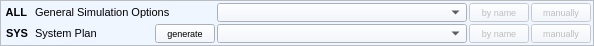
           <widget class="QFrame" name="frame_general">
            <property name="sizePolicy">
             <sizepolicy hsizetype="Minimum" vsizetype="Preferred">
              <horstretch>0</horstretch>
              <verstretch>0</verstretch>
             </sizepolicy>
            </property>
            <property name="minimumSize">
             <size>
              <width>0</width>
              <height>46</height>
             </size>
            </property>
            <property name="maximumSize">
             <size>
              <width>16777215</width>
              <height>46</height>
             </size>
            </property>
            <property name="font">
             <font>
              <weight>50</weight>
              <bold>false</bold>
             </font>
            </property>
            <property name="toolTip">
             <string>General files</string>
            </property>
            <property name="styleSheet">
             <string notr="true">background-color: rgb(240, 246, 255);</string>
            </property>
            <property name="frameShape">
             <enum>QFrame::StyledPanel</enum>
            </property>
            <property name="frameShadow">
             <enum>QFrame::Raised</enum>
            </property>
            <layout class="QGridLayout" name="gridLayout_6">
             <property name="leftMargin">
              <number>2</number>
             </property>
             <property name="topMargin">
              <number>2</number>
             </property>
             <property name="rightMargin">
              <number>2</number>
             </property>
             <property name="bottomMargin">
              <number>2</number>
             </property>
             <property name="spacing">
              <number>2</number>
             </property>
             <item row="0" column="4">
              <widget class="QPushButton" name="pb_all_byname">
               <property name="enabled">
                <bool>false</bool>
               </property>
               <property name="minimumSize">
                <size>
                 <width>60</width>
                 <height>19</height>
                </size>
               </property>
               <property name="maximumSize">
                <size>
                 <width>60</width>
                 <height>19</height>
                </size>
               </property>
               <property name="baseSize">
                <size>
                 <width>70</width>
                 <height>0</height>
                </size>
               </property>
               <property name="font">
                <font>
                 <pointsize>7</pointsize>
                 <weight>50</weight>
                 <bold>false</bold>
                </font>
               </property>
               <property name="styleSheet">
                <string notr="true">QPushButton:checked { background-color: rgb(0, 50, 200) }
QPushButton:checked { color: rgb(220, 220, 220) }</string>
               </property>
               <property name="text">
                <string>by name</string>
               </property>
               <property name="checkable">
                <bool>true</bool>
               </property>
              </widget>
             </item>
             <item row="1" column="0">
              <widget class="QLabel" name="lb_sys_short">
               <property name="minimumSize">
                <size>
                 <width>30</width>
                 <height>15</height>
                </size>
               </property>
               <property name="maximumSize">
                <size>
                 <width>16777215</width>
                 <height>16777215</height>
                </size>
               </property>
               <property name="font">
                <font>
                 <pointsize>8</pointsize>
                 <weight>75</weight>
                 <bold>true</bold>
                </font>
               </property>
               <property name="text">
                <string> SYS</string>
               </property>
              </widget>
             </item>
             <item row="0" column="0">
              <widget class="QLabel" name="lb_all_short">
               <property name="minimumSize">
                <size>
                 <width>30</width>
                 <height>15</height>
                </size>
               </property>
               <property name="maximumSize">
                <size>
                 <width>16777215</width>
                 <height>16777215</height>
                </size>
               </property>
               <property name="font">
                <font>
                 <pointsize>8</pointsize>
                 <weight>75</weight>
                 <bold>true</bold>
                </font>
               </property>
               <property name="text">
                <string> ALL</string>
               </property>
              </widget>
             </item>
             <item row="0" column="3">
              <widget class="QgsMapLayerComboBox" name="cb_all_layerselection">
               <property name="minimumSize">
                <size>
                 <width>250</width>
                 <height>19</height>
                </size>
               </property>
               <property name="maximumSize">
                <size>
                 <width>16777215</width>
                 <height>19</height>
                </size>
               </property>
               <property name="font">
                <font>
                 <pointsize>7</pointsize>
                 <weight>50</weight>
                 <bold>false</bold>
                </font>
               </property>
               <property name="cursor">
                <cursorShape>ArrowCursor</cursorShape>
               </property>
               <property name="currentIndex">
                <number>-1</number>
               </property>
               <property name="maxVisibleItems">
                <number>10</number>
               </property>
               <property name="modelColumn">
                <number>0</number>
               </property>
               <property name="allowEmptyLayer">
                <bool>true</bool>
               </property>
              </widget>
             </item>
             <item row="1" column="5">
              <widget class="QPushButton" name="pb_sys_manually">
               <property name="enabled">
                <bool>false</bool>
               </property>
               <property name="minimumSize">
                <size>
                 <width>60</width>
                 <height>19</height>
                </size>
               </property>
               <property name="maximumSize">
                <size>
                 <width>60</width>
                 <height>19</height>
                </size>
               </property>
               <property name="baseSize">
                <size>
                 <width>70</width>
                 <height>0</height>
                </size>
               </property>
               <property name="font">
                <font>
                 <pointsize>7</pointsize>
                 <weight>50</weight>
                 <bold>false</bold>
                </font>
               </property>
               <property name="styleSheet">
                <string notr="true">QPushButton:checked { background-color: rgb(0, 50, 200) }
QPushButton:checked { color: rgb(220, 220, 220) }</string>
               </property>
               <property name="text">
                <string>manually</string>
               </property>
               <property name="checkable">
                <bool>true</bool>
               </property>
              </widget>
             </item>
             <item row="0" column="5">
              <widget class="QPushButton" name="pb_all_manually">
               <property name="enabled">
                <bool>false</bool>
               </property>
               <property name="minimumSize">
                <size>
                 <width>60</width>
                 <height>19</height>
                </size>
               </property>
               <property name="maximumSize">
                <size>
                 <width>60</width>
                 <height>19</height>
                </size>
               </property>
               <property name="baseSize">
                <size>
                 <width>70</width>
                 <height>0</height>
                </size>
               </property>
               <property name="font">
                <font>
                 <pointsize>7</pointsize>
                 <weight>50</weight>
                 <bold>false</bold>
                </font>
               </property>
               <property name="styleSheet">
                <string notr="true">QPushButton:checked { background-color: rgb(0, 50, 200) }
QPushButton:checked { color: rgb(220, 220, 220) }</string>
               </property>
               <property name="text">
                <string>manually</string>
               </property>
               <property name="checkable">
                <bool>true</bool>
               </property>
              </widget>
             </item>
             <item row="1" column="1">
              <widget class="QLabel" name="lb_sys_long">
               <property name="minimumSize">
                <size>
                 <width>100</width>
                 <height>15</height>
                </size>
               </property>
               <property name="maximumSize">
                <size>
                 <width>16777215</width>
                 <height>16777215</height>
                </size>
               </property>
               <property name="font">
                <font>
                 <pointsize>8</pointsize>
                 <weight>50</weight>
                 <bold>false</bold>
                </font>
               </property>
               <property name="text">
                <string>System Plan</string>
               </property>
              </widget>
             </item>
             <item row="1" column="3">
              <widget class="QgsMapLayerComboBox" name="cb_sys_layerselection">
               <property name="minimumSize">
                <size>
                 <width>250</width>
                 <height>19</height>
                </size>
               </property>
               <property name="maximumSize">
                <size>
                 <width>16777215</width>
                 <height>19</height>
                </size>
               </property>
               <property name="font">
                <font>
                 <pointsize>7</pointsize>
                 <weight>50</weight>
                 <bold>false</bold>
                </font>
               </property>
               <property name="currentText">
                <string/>
               </property>
               <property name="currentIndex">
                <number>-1</number>
               </property>
               <property name="maxVisibleItems">
                <number>10</number>
               </property>
               <property name="allowEmptyLayer">
                <bool>true</bool>
               </property>
              </widget>
             </item>
             <item row="1" column="4">
              <widget class="QPushButton" name="pb_sys_byname">
               <property name="enabled">
                <bool>false</bool>
               </property>
               <property name="minimumSize">
                <size>
                 <width>60</width>
                 <height>19</height>
                </size>
               </property>
               <property name="maximumSize">
                <size>
                 <width>60</width>
                 <height>19</height>
                </size>
               </property>
               <property name="baseSize">
                <size>
                 <width>70</width>
                 <height>0</height>
                </size>
               </property>
               <property name="font">
                <font>
                 <pointsize>7</pointsize>
                 <weight>50</weight>
                 <bold>false</bold>
                </font>
               </property>
               <property name="styleSheet">
                <string notr="true">QPushButton:checked { background-color: rgb(0, 50, 200) }
QPushButton:checked { color: rgb(220, 220, 220) }</string>
               </property>
               <property name="text">
                <string>by name</string>
               </property>
               <property name="checkable">
                <bool>true</bool>
               </property>
              </widget>
             </item>
             <item row="1" column="2">
              <widget class="QPushButton" name="pb_sys_generate">
               <property name="minimumSize">
                <size>
                 <width>60</width>
                 <height>19</height>
                </size>
               </property>
               <property name="maximumSize">
                <size>
                 <width>60</width>
                 <height>19</height>
                </size>
               </property>
               <property name="font">
                <font>
                 <pointsize>7</pointsize>
                </font>
               </property>
               <property name="toolTip">
                <string>generate SYS-layer from all elements 
in the selected layers for the element-files 
(fields: BlueM_ID &amp; Output_to)</string>
               </property>
               <property name="statusTip">
                <string/>
               </property>
               <property name="styleSheet">
                <string notr="true">QPushButton:pressed { background-color: rgb(0, 50, 200) }
QPushButton:pressed { color: rgb(220, 220, 220) }
</string>
               </property>
               <property name="text">
                <string>generate</string>
               </property>
               <property name="checkable">
                <bool>false</bool>
               </property>
              </widget>
             </item>
             <item row="0" column="1" colspan="2">
              <widget class="QLabel" name="lb_all_long">
               <property name="minimumSize">
                <size>
                 <width>180</width>
                 <height>15</height>
                </size>
               </property>
               <property name="maximumSize">
                <size>
                 <width>16777215</width>
                 <height>16777215</height>
                </size>
               </property>
               <property name="font">
                <font>
                 <pointsize>8</pointsize>
                 <weight>50</weight>
                 <bold>false</bold>
                </font>
               </property>
               <property name="text">
                <string>General Simulation Options</string>
               </property>
              </widget>
             </item>
            </layout>
           </widget>
